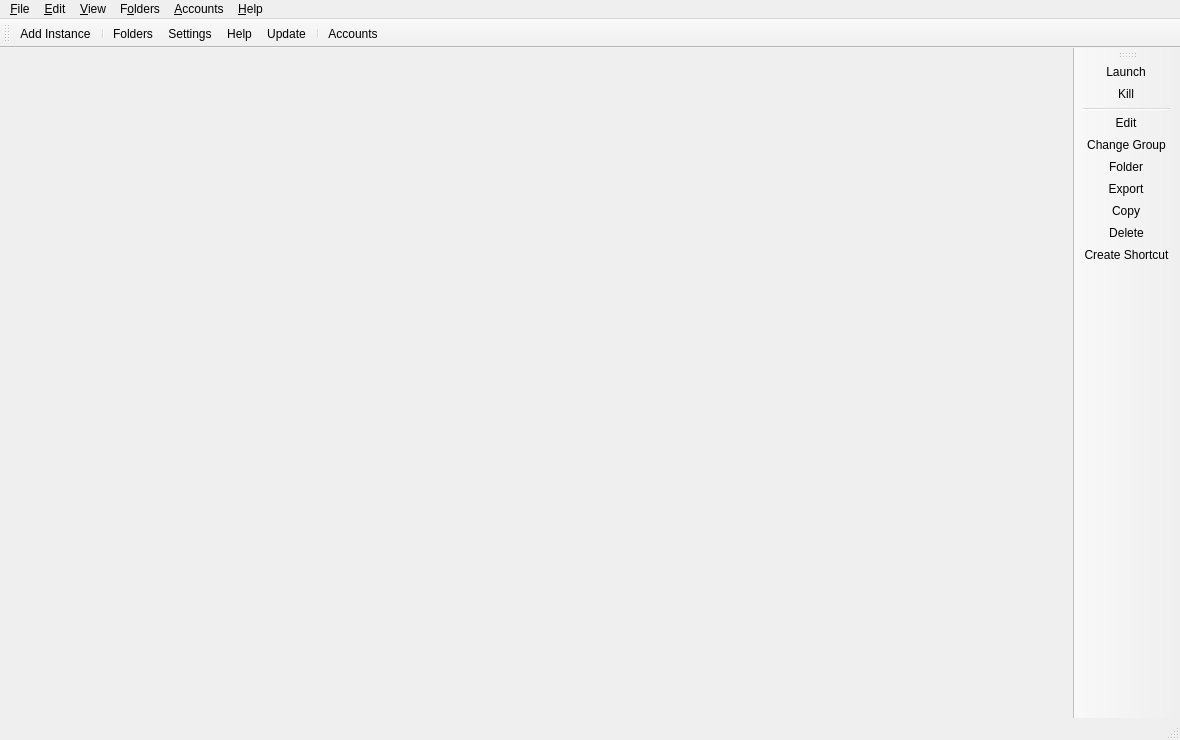
<?xml version="1.0" encoding="UTF-8"?>
<ui version="4.0">
 <class>MainWindow</class>
 <widget class="QMainWindow" name="MainWindow">
  <property name="geometry">
   <rect>
    <x>0</x>
    <y>0</y>
    <width>1180</width>
    <height>740</height>
   </rect>
  </property>
  <widget class="QWidget" name="centralWidget">
   <layout class="QHBoxLayout" name="horizontalLayout">
    <property name="spacing">
     <number>0</number>
    </property>
    <property name="leftMargin">
     <number>0</number>
    </property>
    <property name="topMargin">
     <number>0</number>
    </property>
    <property name="rightMargin">
     <number>0</number>
    </property>
    <property name="bottomMargin">
     <number>0</number>
    </property>
   </layout>
  </widget>
  <widget class="QStatusBar" name="statusBar"/>
  <widget class="QToolBar" name="mainToolBar">
   <property name="windowTitle">
    <string>Main Toolbar</string>
   </property>
   <property name="allowedAreas">
    <set>Qt::BottomToolBarArea|Qt::TopToolBarArea</set>
   </property>
   <property name="toolButtonStyle">
    <enum>Qt::ToolButtonTextBesideIcon</enum>
   </property>
   <property name="floatable">
    <bool>false</bool>
   </property>
   <attribute name="toolBarArea">
    <enum>TopToolBarArea</enum>
   </attribute>
   <attribute name="toolBarBreak">
    <bool>false</bool>
   </attribute>
   <addaction name="actionAddInstance"/>
   <addaction name="separator"/>
   <addaction name="actionFoldersButton"/>
   <addaction name="actionSettings"/>
   <addaction name="actionHelpButton"/>
   <addaction name="actionCheckUpdate"/>
   <addaction name="separator"/>
   <addaction name="actionAccountsButton"/>
  </widget>
  <widget class="WideBar" name="instanceToolBar">
   <property name="windowTitle">
    <string>Instance Toolbar</string>
   </property>
   <property name="allowedAreas">
    <set>Qt::LeftToolBarArea|Qt::RightToolBarArea</set>
   </property>
   <property name="iconSize">
    <size>
     <width>16</width>
     <height>16</height>
    </size>
   </property>
   <property name="toolButtonStyle">
    <enum>Qt::ToolButtonTextBesideIcon</enum>
   </property>
   <property name="floatable">
    <bool>false</bool>
   </property>
   <property name="useDefaultAction" stdset="0">
    <bool>true</bool>
   </property>
   <attribute name="toolBarArea">
    <enum>RightToolBarArea</enum>
   </attribute>
   <attribute name="toolBarBreak">
    <bool>false</bool>
   </attribute>
   <addaction name="actionLaunchInstance"/>
   <addaction name="actionKillInstance"/>
   <addaction name="separator"/>
   <addaction name="actionEditInstance"/>
   <addaction name="actionChangeInstGroup"/>
   <addaction name="actionViewSelectedInstFolder"/>
   <addaction name="actionExportInstance"/>
   <addaction name="actionCopyInstance"/>
   <addaction name="actionDeleteInstance"/>
   <addaction name="actionCreateInstanceShortcut"/>
  </widget>
  <widget class="QMenuBar" name="menuBar">
   <property name="geometry">
    <rect>
     <x>0</x>
     <y>0</y>
     <width>1180</width>
     <height>22</height>
    </rect>
   </property>
   <widget class="QMenu" name="fileMenu">
    <property name="title">
     <string>&amp;File</string>
    </property>
    <property name="toolTipsVisible">
     <bool>true</bool>
    </property>
    <addaction name="actionAddInstance"/>
    <addaction name="separator"/>
    <addaction name="actionLaunchInstance"/>
    <addaction name="actionKillInstance"/>
    <addaction name="separator"/>
    <addaction name="actionEditInstance"/>
    <addaction name="actionChangeInstGroup"/>
    <addaction name="actionViewSelectedInstFolder"/>
    <addaction name="actionExportInstance"/>
    <addaction name="actionCopyInstance"/>
    <addaction name="actionDeleteInstance"/>
    <addaction name="actionCreateInstanceShortcut"/>
    <addaction name="separator"/>
    <addaction name="actionSettings"/>
    <addaction name="actionCloseWindow"/>
   </widget>
   <widget class="QMenu" name="editMenu">
    <property name="title">
     <string>&amp;Edit</string>
    </property>
    <property name="toolTipsVisible">
     <bool>true</bool>
    </property>
    <addaction name="actionUndoTrashInstance"/>
   </widget>
   <widget class="QMenu" name="viewMenu">
    <property name="title">
     <string>&amp;View</string>
    </property>
    <property name="toolTipsVisible">
     <bool>true</bool>
    </property>
    <addaction name="actionChangeTheme"/>
    <addaction name="separator"/>
    <addaction name="actionToggleStatusBar"/>
    <addaction name="actionLockToolbars"/>
    <addaction name="separator"/>
   </widget>
   <widget class="QMenu" name="foldersMenu">
    <property name="title">
     <string>F&amp;olders</string>
    </property>
    <property name="toolTipsVisible">
     <bool>true</bool>
    </property>
    <addaction name="actionViewLauncherRootFolder"/>
    <addaction name="separator"/>
    <addaction name="actionViewInstanceFolder"/>
    <addaction name="actionViewCentralModsFolder"/>
    <addaction name="actionViewSkinsFolder"/>
    <addaction name="actionViewJavaFolder"/>
    <addaction name="separator"/>
    <addaction name="actionViewIconThemeFolder"/>
    <addaction name="actionViewWidgetThemeFolder"/>
    <addaction name="actionViewIconsFolder"/>
    <addaction name="separator"/>
    <addaction name="actionViewLogsFolder"/>
   </widget>
   <widget class="QMenu" name="accountsMenu">
    <property name="title">
     <string>&amp;Accounts</string>
    </property>
   </widget>
   <widget class="QMenu" name="helpMenu">
    <property name="title">
     <string>&amp;Help</string>
    </property>
    <property name="toolTipsVisible">
     <bool>true</bool>
    </property>
    <addaction name="actionClearMetadata"/>
    <addaction name="actionReportBug"/>
    <addaction name="actionViewLog"/>
    <addaction name="actionAddToPATH"/>
    <addaction name="separator"/>
    <addaction name="actionMATRIX"/>
    <addaction name="actionDISCORD"/>
    <addaction name="actionREDDIT"/>
    <addaction name="separator"/>
    <addaction name="actionCheckUpdate"/>
    <addaction name="actionOpenWiki"/>
    <addaction name="actionAbout"/>
   </widget>
   <addaction name="fileMenu"/>
   <addaction name="editMenu"/>
   <addaction name="viewMenu"/>
   <addaction name="foldersMenu"/>
   <addaction name="accountsMenu"/>
   <addaction name="helpMenu"/>
  </widget>
  <action name="actionToggleStatusBar">
   <property name="checkable">
    <bool>true</bool>
   </property>
   <property name="text">
    <string>Status Bar</string>
   </property>
  </action>
  <action name="actionLockToolbars">
   <property name="checkable">
    <bool>true</bool>
   </property>
   <property name="text">
    <string>Lock Toolbars</string>
   </property>
  </action>
  <action name="actionUndoTrashInstance">
   <property name="enabled">
    <bool>false</bool>
   </property>
   <property name="text">
    <string>&amp;Undo Last Instance Deletion</string>
   </property>
  </action>
  <action name="actionAddInstance">
   <property name="icon">
    <iconset theme="new"/>
   </property>
   <property name="text">
    <string>Add Instanc&amp;e...</string>
   </property>
   <property name="toolTip">
    <string>Add a new instance.</string>
   </property>
  </action>
  <action name="actionCheckUpdate">
   <property name="icon">
    <iconset theme="checkupdate"/>
   </property>
   <property name="text">
    <string>&amp;Update...</string>
   </property>
   <property name="toolTip">
    <string>Check for new updates for %1.</string>
   </property>
   <property name="menuRole">
    <enum>QAction::ApplicationSpecificRole</enum>
   </property>
  </action>
  <action name="actionSettings">
   <property name="icon">
    <iconset theme="settings"/>
   </property>
   <property name="text">
    <string>Setti&amp;ngs...</string>
   </property>
   <property name="toolTip">
    <string>Change settings.</string>
   </property>
   <property name="menuRole">
    <enum>QAction::PreferencesRole</enum>
   </property>
  </action>
  <action name="actionManageSkins">
   <property name="icon">
    <iconset theme="settings"/>
   </property>
   <property name="text">
    <string>Manage &amp;Skins...</string>
   </property>
  </action>
  <action name="actionManageAccounts">
   <property name="icon">
    <iconset theme="accounts"/>
   </property>
   <property name="text">
    <string>&amp;Manage Accounts...</string>
   </property>
  </action>
  <action name="actionLaunchInstance">
   <property name="icon">
    <iconset theme="launch"/>
   </property>
   <property name="text">
    <string>&amp;Launch</string>
   </property>
   <property name="toolTip">
    <string>Launch the selected instance.</string>
   </property>
  </action>
  <action name="actionKillInstance">
   <property name="icon">
    <iconset theme="status-bad"/>
   </property>
   <property name="text">
    <string>&amp;Kill</string>
   </property>
   <property name="toolTip">
    <string>Kill the running instance.</string>
   </property>
   <property name="shortcut">
    <string>Ctrl+K</string>
   </property>
  </action>
  <action name="actionRenameInstance">
   <property name="icon">
    <iconset theme="rename"/>
   </property>
   <property name="text">
    <string>Rename</string>
   </property>
   <property name="toolTip">
    <string>Rename the selected instance.</string>
   </property>
  </action>
  <action name="actionChangeInstGroup">
   <property name="icon">
    <iconset theme="tag"/>
   </property>
   <property name="text">
    <string>&amp;Change Group...</string>
   </property>
   <property name="toolTip">
    <string>Change the selected instance's group.</string>
   </property>
   <property name="shortcut">
    <string>Ctrl+G</string>
   </property>
  </action>
  <action name="actionChangeInstIcon">
   <property name="text">
    <string>Change Icon</string>
   </property>
   <property name="toolTip">
    <string>Change the selected instance's icon.</string>
   </property>
  </action>
  <action name="actionEditInstance">
   <property name="icon">
    <iconset theme="settings"/>
   </property>
   <property name="text">
    <string>&amp;Edit...</string>
   </property>
   <property name="toolTip">
    <string>Change the instance settings, mods and versions.</string>
   </property>
   <property name="shortcut">
    <string>Ctrl+I</string>
   </property>
  </action>
  <action name="actionViewSelectedInstFolder">
   <property name="icon">
    <iconset theme="viewfolder"/>
   </property>
   <property name="text">
    <string>&amp;Folder</string>
   </property>
   <property name="toolTip">
    <string>Open the selected instance's root folder in a file browser.</string>
   </property>
  </action>
  <action name="actionDeleteInstance">
   <property name="icon">
    <iconset theme="delete"/>
   </property>
   <property name="text">
    <string>Dele&amp;te</string>
   </property>
   <property name="toolTip">
    <string>Delete the selected instance.</string>
   </property>
   <property name="autoRepeat">
    <bool>false</bool>
   </property>
  </action>
  <action name="actionCopyInstance">
   <property name="icon">
    <iconset theme="copy"/>
   </property>
   <property name="text">
    <string>Cop&amp;y...</string>
   </property>
   <property name="toolTip">
    <string>Copy the selected instance.</string>
   </property>
   <property name="shortcut">
    <string>Ctrl+D</string>
   </property>
  </action>
  <action name="actionExportInstance">
   <property name="icon">
    <iconset theme="export"/>
   </property>
   <property name="text">
    <string>E&amp;xport...</string>
   </property>
   <property name="toolTip">
    <string>Export the selected instance to supported formats.</string>
   </property>
  </action>
  <action name="actionExportInstanceZip">
   <property name="icon">
    <iconset theme="launcher"/>
   </property>
   <property name="text">
    <string>Prism Launcher (zip)</string>
   </property>
  </action>
  <action name="actionExportInstanceMrPack">
   <property name="icon">
    <iconset theme="modrinth"/>
   </property>
   <property name="text">
    <string>Modrinth (mrpack)</string>
   </property>
  </action>
  <action name="actionExportInstanceFlamePack">
   <property name="icon">
    <iconset theme="flame"/>
   </property>
   <property name="text">
    <string>CurseForge (zip)</string>
   </property>
  </action>
  <action name="actionCreateInstanceShortcut">
   <property name="icon">
    <iconset theme="shortcut"/>
   </property>
   <property name="text">
    <string>Create Shortcut</string>
   </property>
   <property name="toolTip">
    <string>Creates a shortcut on a selected folder to launch the selected instance.</string>
   </property>
  </action>
  <action name="actionNoAccountsAdded">
   <property name="icon">
    <iconset theme="noaccount"/>
   </property>
   <property name="text">
    <string>No accounts added!</string>
   </property>
  </action>
  <action name="actionNoDefaultAccount">
   <property name="checkable">
    <bool>true</bool>
   </property>
   <property name="icon">
    <iconset theme="noaccount"/>
   </property>
   <property name="text">
    <string>No Default Account</string>
   </property>
   <property name="shortcut">
    <string>Ctrl+0</string>
   </property>
  </action>
  <action name="actionCloseWindow">
   <property name="icon">
    <iconset theme="status-bad"/>
   </property>
   <property name="text">
    <string>Close &amp;Window</string>
   </property>
   <property name="toolTip">
    <string>Close the current window</string>
   </property>
   <property name="menuRole">
    <enum>QAction::MenuRole::NoRole</enum>
   </property>
  </action>
  <action name="actionViewInstanceFolder">
   <property name="icon">
    <iconset theme="viewfolder"/>
   </property>
   <property name="text">
    <string>&amp;Instances</string>
   </property>
   <property name="toolTip">
    <string>Open the instances folder in a file browser.</string>
   </property>
  </action>
  <action name="actionViewLauncherRootFolder">
   <property name="icon">
    <iconset theme="viewfolder"/>
   </property>
   <property name="text">
    <string>Launcher &amp;Root</string>
   </property>
   <property name="toolTip">
    <string>Open the launcher's root folder in a file browser.</string>
   </property>
  </action>
  <action name="actionViewCentralModsFolder">
   <property name="icon">
    <iconset theme="centralmods"/>
   </property>
   <property name="text">
    <string>&amp;Central Mods</string>
   </property>
   <property name="toolTip">
    <string>Open the central mods folder in a file browser.</string>
   </property>
  </action>
  <action name="actionViewSkinsFolder">
   <property name="icon">
    <iconset theme="viewfolder"/>
   </property>
   <property name="text">
    <string>&amp;Skins</string>
   </property>
   <property name="toolTip">
    <string>Open the skins folder in a file browser.</string>
   </property>
  </action>
  <action name="actionViewIconsFolder">
   <property name="icon">
    <iconset theme="viewfolder"/>
   </property>
   <property name="text">
    <string>Instance Icons</string>
   </property>
   <property name="toolTip">
    <string>Open the instance icons folder in a file browser.</string>
   </property>
  </action>
  <action name="actionViewLogsFolder">
   <property name="icon">
    <iconset theme="viewfolder"/>
   </property>
   <property name="text">
    <string>Logs</string>
   </property>
   <property name="toolTip">
    <string>Open the logs folder in a file browser.</string>
   </property>
  </action>
  <action name="actionChangeTheme">
   <property name="text">
    <string>Themes</string>
   </property>
  </action>
  <action name="actionReportBug">
   <property name="icon">
    <iconset theme="bug"/>
   </property>
   <property name="text">
    <string>Report a Bug or Suggest a Feature</string>
   </property>
   <property name="toolTip">
    <string>Open the bug tracker to report a bug with %1.</string>
   </property>
  </action>
  <action name="actionDISCORD">
   <property name="icon">
    <iconset theme="discord"/>
   </property>
   <property name="text">
    <string>&amp;Discord Guild</string>
   </property>
   <property name="toolTip">
    <string>Open %1 Discord guild.</string>
   </property>
  </action>
  <action name="actionMATRIX">
   <property name="icon">
    <iconset theme="matrix"/>
   </property>
   <property name="text">
    <string>&amp;Matrix Space</string>
   </property>
   <property name="toolTip">
    <string>Open %1 Matrix space.</string>
   </property>
  </action>
  <action name="actionREDDIT">
   <property name="icon">
    <iconset theme="reddit-alien"/>
   </property>
   <property name="text">
    <string>Sub&amp;reddit</string>
   </property>
   <property name="toolTip">
    <string>Open %1 subreddit.</string>
   </property>
  </action>
  <action name="actionAbout">
   <property name="icon">
    <iconset theme="about"/>
   </property>
   <property name="text">
    <string>&amp;About %1</string>
   </property>
   <property name="toolTip">
    <string>View information about %1.</string>
   </property>
   <property name="menuRole">
    <enum>QAction::AboutRole</enum>
   </property>
  </action>
  <action name="actionClearMetadata">
   <property name="icon">
    <iconset theme="refresh"/>
   </property>
   <property name="text">
    <string>&amp;Clear Metadata Cache</string>
   </property>
   <property name="toolTip">
    <string>Clear cached metadata</string>
   </property>
  </action>
  <action name="actionViewLog">
   <property name="icon">
    <iconset theme="log">
     <normaloff>.</normaloff>.</iconset>
   </property>
   <property name="text">
    <string>View logs</string>
   </property>
   <property name="toolTip">
    <string>View current and previous launcher logs</string>
   </property>
  </action>
  <action name="actionAddToPATH">
   <property name="icon">
    <iconset theme="custom-commands"/>
   </property>
   <property name="text">
    <string>Install to &amp;PATH</string>
   </property>
   <property name="toolTip">
    <string>Install a %1 symlink to /usr/local/bin</string>
   </property>
  </action>
  <action name="actionFoldersButton">
   <property name="icon">
    <iconset theme="viewfolder"/>
   </property>
   <property name="text">
    <string>Folders</string>
   </property>
   <property name="toolTip">
    <string>Open one of the folders shared between instances.</string>
   </property>
  </action>
  <action name="actionHelpButton">
   <property name="icon">
    <iconset theme="help"/>
   </property>
   <property name="text">
    <string>Help</string>
   </property>
   <property name="toolTip">
    <string>Get help with %1 or Minecraft.</string>
   </property>
  </action>
  <action name="actionAccountsButton">
   <property name="icon">
    <iconset theme="noaccount"/>
   </property>
   <property name="text">
    <string>Accounts</string>
   </property>
  </action>
  <action name="actionOpenWiki">
   <property name="icon">
    <iconset theme="help"/>
   </property>
   <property name="text">
    <string>%1 &amp;Wiki</string>
   </property>
   <property name="toolTip">
    <string>Open the %1 wiki</string>
   </property>
  </action>
  <action name="actionViewWidgetThemeFolder">
   <property name="icon">
    <iconset theme="viewfolder"/>
   </property>
   <property name="text">
    <string>&amp;Widget Themes</string>
   </property>
   <property name="toolTip">
    <string>Open the widget themes folder in a file browser.</string>
   </property>
  </action>
  <action name="actionViewIconThemeFolder">
   <property name="icon">
    <iconset theme="viewfolder"/>
   </property>
   <property name="text">
    <string>I&amp;con Theme</string>
   </property>
   <property name="toolTip">
    <string>Open the icon theme folder in a file browser.</string>
   </property>
  </action>
  <action name="actionViewJavaFolder">
   <property name="icon">
    <iconset theme="viewfolder"/>
   </property>
   <property name="text">
    <string>Java</string>
   </property>
   <property name="toolTip">
    <string>Open the Java folder in a file browser. Only available if the built-in Java downloader is used.</string>
   </property>
  </action>
 </widget>
 <customwidgets>
  <customwidget>
   <class>WideBar</class>
   <extends>QToolBar</extends>
   <header>ui/widgets/WideBar.h</header>
  </customwidget>
 </customwidgets>
 <resources/>
 <connections/>
</ui>
